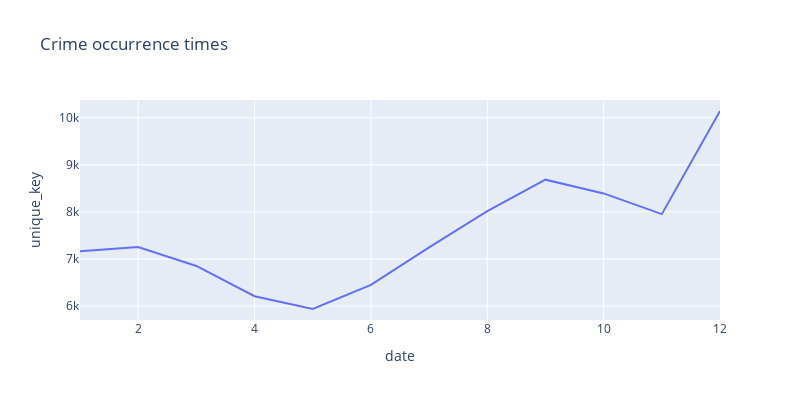

Here is the notebook cell this chart was saved with:
### Markdown cell above
### 2. What time do these crimes happen more?
#### 2. Em que horários os crimes ocorrem mais?

### Code cell
# Plotting the chart / Plotando o gráfico
fig = px.line(df.groupby(df['date'].dt.hour)['unique_key'].count().reset_index(), x="date", y="unique_key", 
              title='Crime occurrence times',  width=800, height=400)
fig.show()

### Figure 1 — Plotly figure (JSON) as saved in the notebook; plotly's stock layout.template omitted (floating-point values rounded to 4 significant figures)
{"data": [{"hovertemplate": "date=%{x}<br>unique_key=%{y}<extra></extra>", "legendgroup": "", "line": {"color": "#636efa", "dash": "solid"}, "marker": {"symbol": "circle"}, "mode": "lines", "name": "", "orientation": "v", "showlegend": false, "type": "scatter", "x": [1, 2, 3, 4, 5, 6, 7, 8, 9, 10, 11, 12], "xaxis": "x", "y": [7164, 7256, 6852, 6209, 5938, 6449, 7248, 8016, 8685, 8393, 7953, 10144], "yaxis": "y"}], "layout": {"height": 400, "legend": {"tracegroupgap": 0}, "title": {"text": "Crime occurrence times"}, "width": 800, "xaxis": {"anchor": "y", "domain": [0, 1], "title": {"text": "date"}}, "yaxis": {"anchor": "x", "domain": [0, 1], "title": {"text": "unique_key"}}}}
